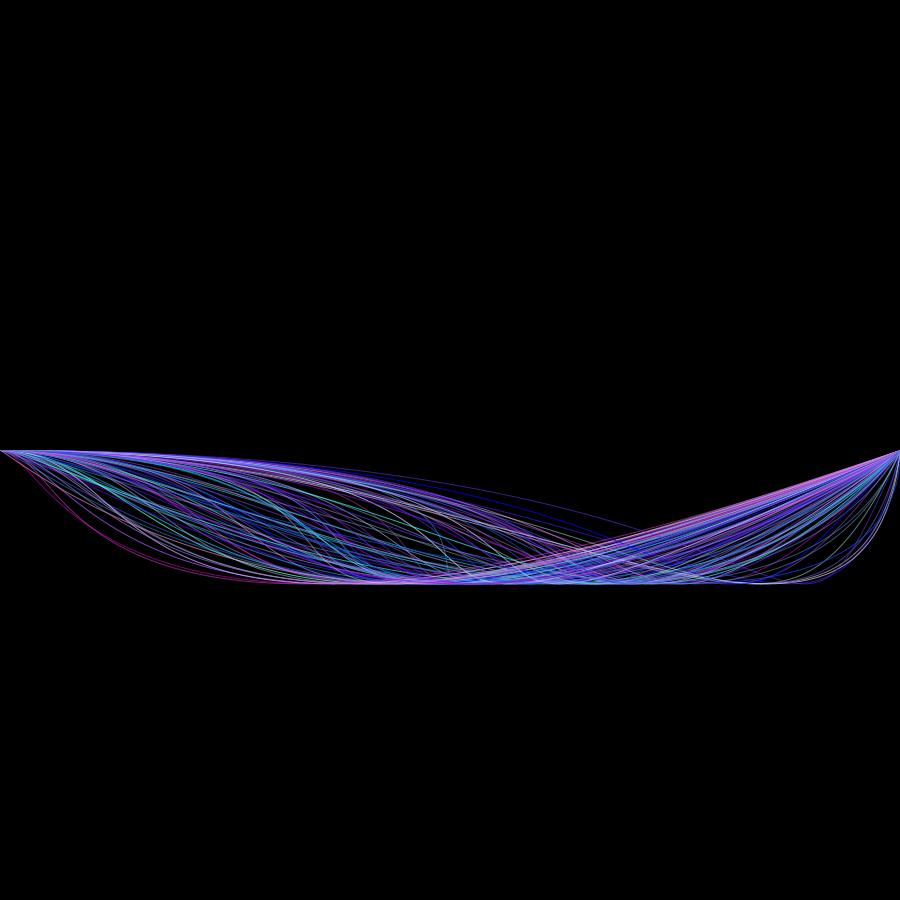
Frame 1 (no input)
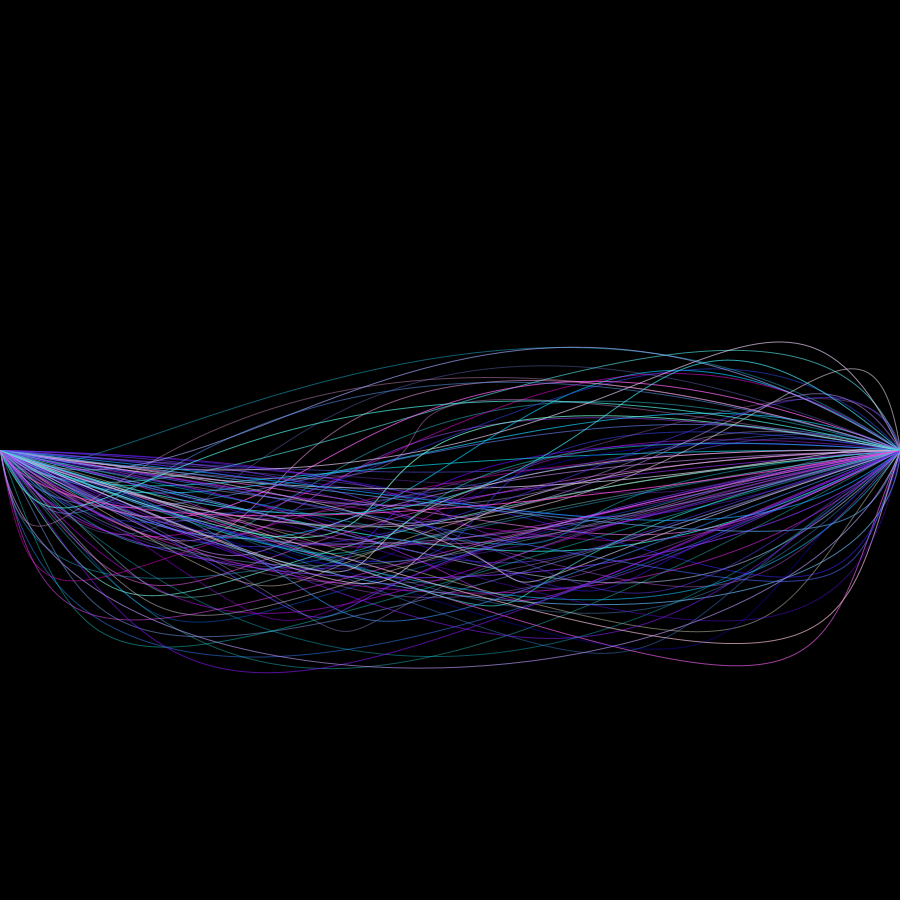
Frame 60 (the mouse pressed at the canvas centre just before this capture)
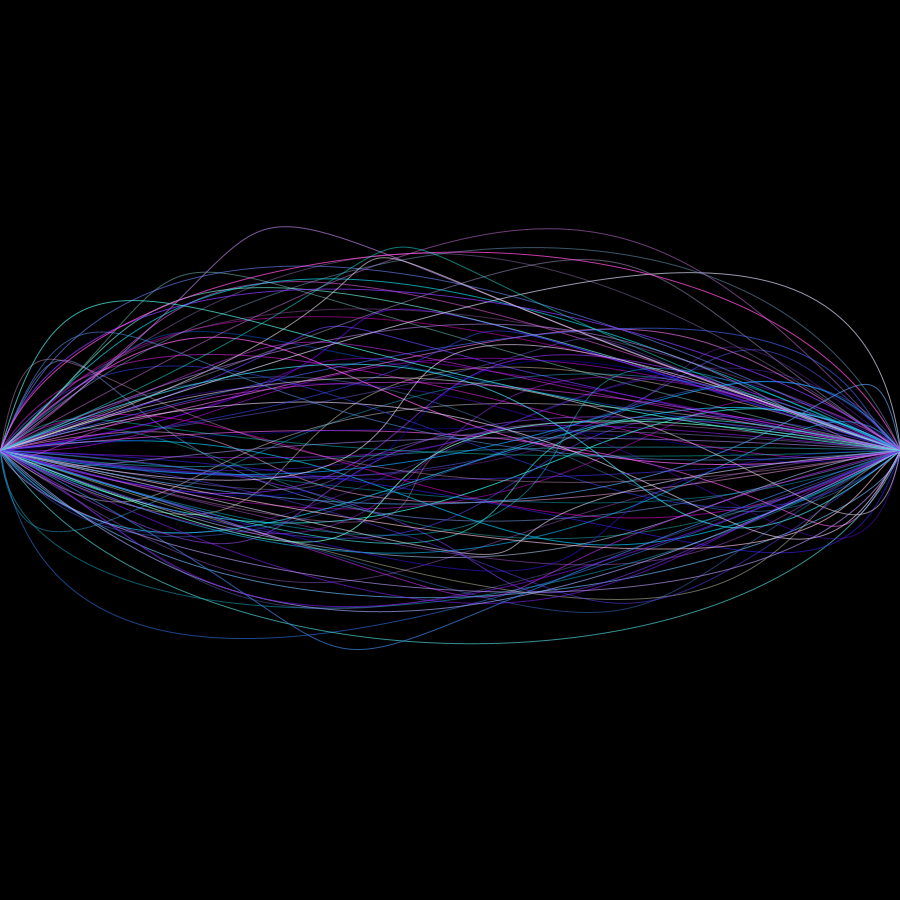
Frame 120 (the mouse held since frame 60 and released just before this capture)

The Processing sketch that drew these frames (run headless with seeded random() and noise(); from frame 60 on, the mouse is pressed at the canvas centre):

// Processing sketch: sketch_09_06_trig_strings
// ── sketch_09_06_trig_strings.pde
//Trig Strings : By Drew Ratliff


//trig stuff
float angle = 0.0;
float speed = .05;
//radius
float range = 300;

Wave myWave;

void setup() {
  size (900,900);
}


void draw () {
  //set background, make random same, translate to middle
  background(0);
  randomSeed(6);
  pushMatrix();
  translate(0,height/2);
  
  
  for(int i = 0; i < 100; i++) {
    //set random blue stroke to strings
    stroke(random(255),random(255),random(200,255),random(100,200));
    
    //make wave with random x pos for bezier curves
    myWave = new Wave(int(random(width)),int(random(width)));
    
    myWave.display();
  }
  
  angle += speed;
  popMatrix();
}



class Wave {
  float b1x;
  float b1y;
  float b2x;
  float b2y;
  float sinval;
  float cosval;
 
  
  Wave(float x1, float x2) {

    b1x = x1;
    b2x = x2;
  }
  
  void display() {
    
    //Trig Math for motion
    sinval = sin(random(angle));
    cosval = cos(random(angle));
    float b1y =  (sinval * range);
    float b2y = (cosval * range);
    
    //draw string
    noFill();
    beginShape();
    vertex(0,0);
    bezierVertex(b1x,b1y,b2x,b2y,width,0);
    endShape(); 
  }
}
